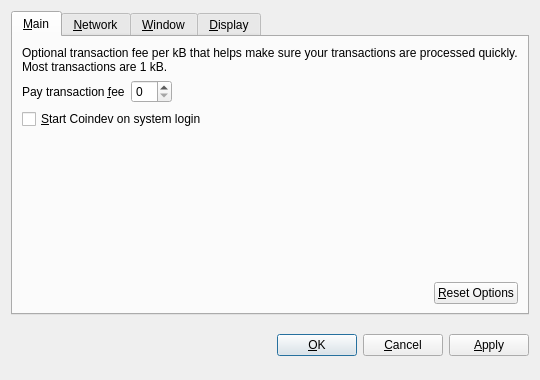
<?xml version="1.0" encoding="UTF-8"?>
<ui version="4.0">
 <class>OptionsDialog</class>
 <widget class="QDialog" name="OptionsDialog">
  <property name="geometry">
   <rect>
    <x>0</x>
    <y>0</y>
    <width>540</width>
    <height>380</height>
   </rect>
  </property>
  <property name="windowTitle">
   <string>Options</string>
  </property>
  <property name="modal">
   <bool>true</bool>
  </property>
  <layout class="QVBoxLayout" name="verticalLayout">
   <item>
    <widget class="QTabWidget" name="tabWidget">
     <property name="tabPosition">
      <enum>QTabWidget::North</enum>
     </property>
     <property name="currentIndex">
      <number>0</number>
     </property>
     <widget class="QWidget" name="tabMain">
      <attribute name="title">
       <string>&amp;Main</string>
      </attribute>
      <layout class="QVBoxLayout" name="verticalLayout_Main">
       <item>
        <widget class="QLabel" name="transactionFeeInfoLabel">
         <property name="text">
          <string>Optional transaction fee per kB that helps make sure your transactions are processed quickly. Most transactions are 1 kB.</string>
         </property>
         <property name="textFormat">
          <enum>Qt::PlainText</enum>
         </property>
         <property name="wordWrap">
          <bool>true</bool>
         </property>
        </widget>
       </item>
       <item>
        <layout class="QHBoxLayout" name="horizontalLayout_1_Main">
         <item>
          <widget class="QLabel" name="transactionFeeLabel">
           <property name="text">
            <string>Pay transaction &amp;fee</string>
           </property>
           <property name="textFormat">
            <enum>Qt::PlainText</enum>
           </property>
           <property name="buddy">
            <cstring>transactionFee</cstring>
           </property>
          </widget>
         </item>
         <item>
          <widget class="CoindevAmountField" name="transactionFee"/>
         </item>
         <item>
          <spacer name="horizontalSpacer_1_Main">
           <property name="orientation">
            <enum>Qt::Horizontal</enum>
           </property>
           <property name="sizeHint" stdset="0">
            <size>
             <width>40</width>
             <height>20</height>
            </size>
           </property>
          </spacer>
         </item>
        </layout>
       </item>
       <item>
        <widget class="QCheckBox" name="coindevAtStartup">
         <property name="toolTip">
          <string>Automatically start Coindev after logging in to the system.</string>
         </property>
         <property name="text">
          <string>&amp;Start Coindev on system login</string>
         </property>
        </widget>
       </item>
       <item>
        <spacer name="verticalSpacer_Main">
         <property name="orientation">
          <enum>Qt::Vertical</enum>
         </property>
         <property name="sizeHint" stdset="0">
          <size>
           <width>20</width>
           <height>40</height>
          </size>
         </property>
        </spacer>
       </item>
       <item>
        <layout class="QHBoxLayout" name="horizontalLayout_2_Main">
         <item>
          <spacer name="horizontalSpacer_2_Main">
           <property name="orientation">
            <enum>Qt::Horizontal</enum>
           </property>
           <property name="sizeHint" stdset="0">
            <size>
             <width>40</width>
             <height>20</height>
            </size>
           </property>
          </spacer>
         </item>
         <item>
          <widget class="QPushButton" name="resetButton">
           <property name="toolTip">
            <string>Reset all client options to default.</string>
           </property>
           <property name="text">
            <string>&amp;Reset Options</string>
           </property>
           <property name="autoDefault">
            <bool>false</bool>
           </property>
          </widget>
         </item>
        </layout>
       </item>
      </layout>
     </widget>
     <widget class="QWidget" name="tabNetwork">
      <attribute name="title">
       <string>&amp;Network</string>
      </attribute>
      <layout class="QVBoxLayout" name="verticalLayout_Network">
       <item>
        <widget class="QCheckBox" name="mapPortUpnp">
         <property name="toolTip">
          <string>Automatically open the Coindev client port on the router. This only works when your router supports UPnP and it is enabled.</string>
         </property>
         <property name="text">
          <string>Map port using &amp;UPnP</string>
         </property>
        </widget>
       </item>
       <item>
        <widget class="QCheckBox" name="connectSocks">
         <property name="toolTip">
          <string>Connect to the Coindev network through a SOCKS proxy (e.g. when connecting through Tor).</string>
         </property>
         <property name="text">
          <string>&amp;Connect through SOCKS proxy:</string>
         </property>
        </widget>
       </item>
       <item>
        <layout class="QHBoxLayout" name="horizontalLayout_Network">
         <item>
          <widget class="QLabel" name="proxyIpLabel">
           <property name="text">
            <string>Proxy &amp;IP:</string>
           </property>
           <property name="textFormat">
            <enum>Qt::PlainText</enum>
           </property>
           <property name="buddy">
            <cstring>proxyIp</cstring>
           </property>
          </widget>
         </item>
         <item>
          <widget class="QValidatedLineEdit" name="proxyIp">
           <property name="maximumSize">
            <size>
             <width>140</width>
             <height>16777215</height>
            </size>
           </property>
           <property name="toolTip">
            <string>IP address of the proxy (e.g. 127.0.0.1)</string>
           </property>
          </widget>
         </item>
         <item>
          <widget class="QLabel" name="proxyPortLabel">
           <property name="text">
            <string>&amp;Port:</string>
           </property>
           <property name="textFormat">
            <enum>Qt::PlainText</enum>
           </property>
           <property name="buddy">
            <cstring>proxyPort</cstring>
           </property>
          </widget>
         </item>
         <item>
          <widget class="QLineEdit" name="proxyPort">
           <property name="maximumSize">
            <size>
             <width>55</width>
             <height>16777215</height>
            </size>
           </property>
           <property name="toolTip">
            <string>Port of the proxy (e.g. 9050)</string>
           </property>
          </widget>
         </item>
         <item>
          <widget class="QLabel" name="socksVersionLabel">
           <property name="text">
            <string>SOCKS &amp;Version:</string>
           </property>
           <property name="textFormat">
            <enum>Qt::PlainText</enum>
           </property>
           <property name="buddy">
            <cstring>socksVersion</cstring>
           </property>
          </widget>
         </item>
         <item>
          <widget class="QValueComboBox" name="socksVersion">
           <property name="toolTip">
            <string>SOCKS version of the proxy (e.g. 5)</string>
           </property>
          </widget>
         </item>
         <item>
          <spacer name="horizontalSpacer_Network">
           <property name="orientation">
            <enum>Qt::Horizontal</enum>
           </property>
           <property name="sizeHint" stdset="0">
            <size>
             <width>40</width>
             <height>20</height>
            </size>
           </property>
          </spacer>
         </item>
        </layout>
       </item>
       <item>
        <spacer name="verticalSpacer_Network">
         <property name="orientation">
          <enum>Qt::Vertical</enum>
         </property>
         <property name="sizeHint" stdset="0">
          <size>
           <width>20</width>
           <height>40</height>
          </size>
         </property>
        </spacer>
       </item>
      </layout>
     </widget>
     <widget class="QWidget" name="tabWindow">
      <attribute name="title">
       <string>&amp;Window</string>
      </attribute>
      <layout class="QVBoxLayout" name="verticalLayout_Window">
       <item>
        <widget class="QCheckBox" name="minimizeToTray">
         <property name="toolTip">
          <string>Show only a tray icon after minimizing the window.</string>
         </property>
         <property name="text">
          <string>&amp;Minimize to the tray instead of the taskbar</string>
         </property>
        </widget>
       </item>
       <item>
        <widget class="QCheckBox" name="minimizeOnClose">
         <property name="toolTip">
          <string>Minimize instead of exit the application when the window is closed. When this option is enabled, the application will be closed only after selecting Quit in the menu.</string>
         </property>
         <property name="text">
          <string>M&amp;inimize on close</string>
         </property>
        </widget>
       </item>
       <item>
        <spacer name="verticalSpacer_Window">
         <property name="orientation">
          <enum>Qt::Vertical</enum>
         </property>
         <property name="sizeHint" stdset="0">
          <size>
           <width>20</width>
           <height>40</height>
          </size>
         </property>
        </spacer>
       </item>
      </layout>
     </widget>
     <widget class="QWidget" name="tabDisplay">
      <attribute name="title">
       <string>&amp;Display</string>
      </attribute>
      <layout class="QVBoxLayout" name="verticalLayout_Display">
       <item>
        <layout class="QHBoxLayout" name="horizontalLayout_1_Display">
         <item>
          <widget class="QLabel" name="langLabel">
           <property name="text">
            <string>User Interface &amp;language:</string>
           </property>
           <property name="textFormat">
            <enum>Qt::PlainText</enum>
           </property>
           <property name="buddy">
            <cstring>lang</cstring>
           </property>
          </widget>
         </item>
         <item>
          <widget class="QValueComboBox" name="lang">
           <property name="toolTip">
            <string>The user interface language can be set here. This setting will take effect after restarting Coindev.</string>
           </property>
          </widget>
         </item>
        </layout>
       </item>
       <item>
        <layout class="QHBoxLayout" name="horizontalLayout_2_Display">
         <item>
          <widget class="QLabel" name="unitLabel">
           <property name="text">
            <string>&amp;Unit to show amounts in:</string>
           </property>
           <property name="textFormat">
            <enum>Qt::PlainText</enum>
           </property>
           <property name="buddy">
            <cstring>unit</cstring>
           </property>
          </widget>
         </item>
         <item>
          <widget class="QValueComboBox" name="unit">
           <property name="toolTip">
            <string>Choose the default subdivision unit to show in the interface and when sending coins.</string>
           </property>
          </widget>
         </item>
        </layout>
       </item>
       <item>
        <widget class="QCheckBox" name="displayAddresses">
         <property name="toolTip">
          <string>Whether to show Coindev addresses in the transaction list or not.</string>
         </property>
         <property name="text">
          <string>&amp;Display addresses in transaction list</string>
         </property>
        </widget>
       </item>
       <item>
        <spacer name="verticalSpacer_Display">
         <property name="orientation">
          <enum>Qt::Vertical</enum>
         </property>
         <property name="sizeHint" stdset="0">
          <size>
           <width>20</width>
           <height>40</height>
          </size>
         </property>
        </spacer>
       </item>
      </layout>
     </widget>
    </widget>
   </item>
   <item>
    <layout class="QHBoxLayout" name="horizontalLayout_Buttons">
     <item>
      <spacer name="horizontalSpacer_1">
       <property name="orientation">
        <enum>Qt::Horizontal</enum>
       </property>
       <property name="sizeHint" stdset="0">
        <size>
         <width>40</width>
         <height>48</height>
        </size>
       </property>
      </spacer>
     </item>
     <item>
      <widget class="QLabel" name="statusLabel">
       <property name="font">
        <font>
         <weight>75</weight>
         <bold>true</bold>
        </font>
       </property>
       <property name="text">
        <string/>
       </property>
       <property name="textFormat">
        <enum>Qt::PlainText</enum>
       </property>
       <property name="wordWrap">
        <bool>true</bool>
       </property>
      </widget>
     </item>
     <item>
      <spacer name="horizontalSpacer_2">
       <property name="orientation">
        <enum>Qt::Horizontal</enum>
       </property>
       <property name="sizeHint" stdset="0">
        <size>
         <width>40</width>
         <height>48</height>
        </size>
       </property>
      </spacer>
     </item>
     <item>
      <widget class="QPushButton" name="okButton">
       <property name="text">
        <string>&amp;OK</string>
       </property>
      </widget>
     </item>
     <item>
      <widget class="QPushButton" name="cancelButton">
       <property name="text">
        <string>&amp;Cancel</string>
       </property>
       <property name="autoDefault">
        <bool>false</bool>
       </property>
      </widget>
     </item>
     <item>
      <widget class="QPushButton" name="applyButton">
       <property name="text">
        <string>&amp;Apply</string>
       </property>
       <property name="autoDefault">
        <bool>false</bool>
       </property>
      </widget>
     </item>
    </layout>
   </item>
  </layout>
 </widget>
 <customwidgets>
  <customwidget>
   <class>CoindevAmountField</class>
   <extends>QSpinBox</extends>
   <header>coindevamountfield.h</header>
  </customwidget>
  <customwidget>
   <class>QValueComboBox</class>
   <extends>QComboBox</extends>
   <header>qvaluecombobox.h</header>
  </customwidget>
  <customwidget>
   <class>QValidatedLineEdit</class>
   <extends>QLineEdit</extends>
   <header>qvalidatedlineedit.h</header>
  </customwidget>
 </customwidgets>
 <resources/>
 <connections/>
</ui>
